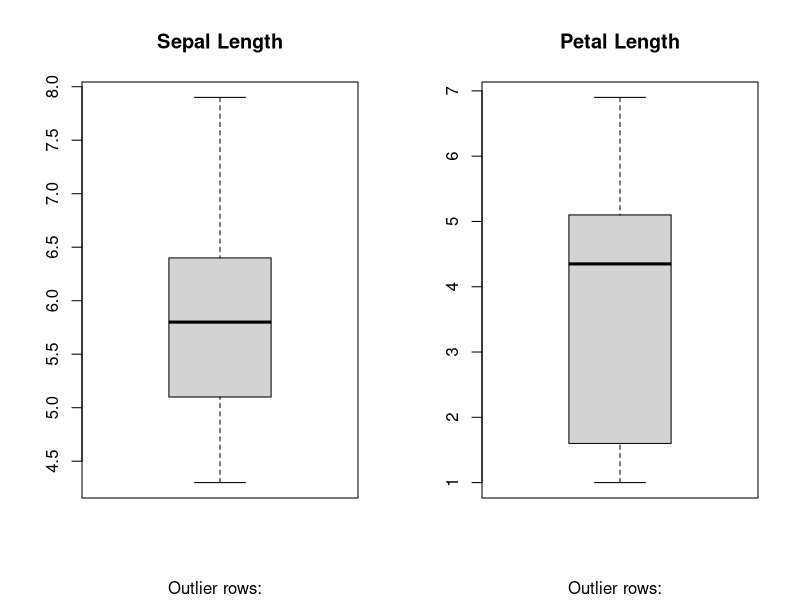
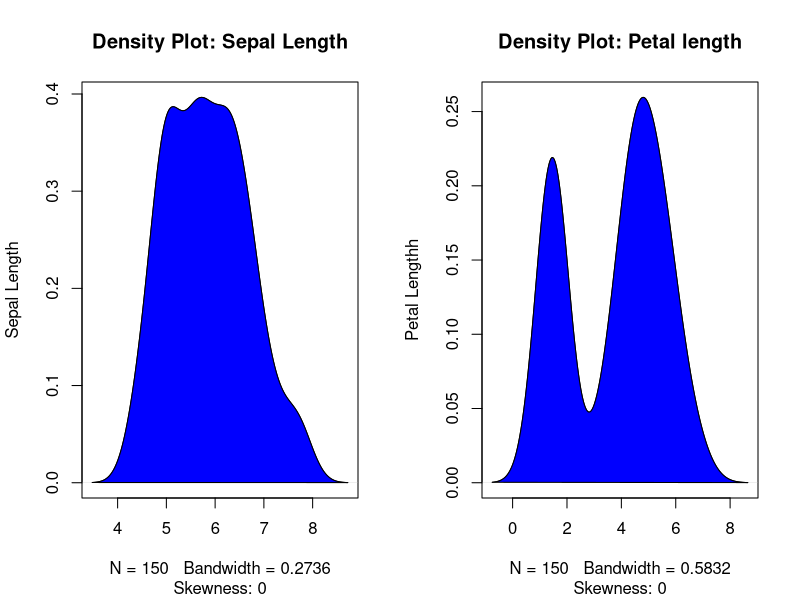
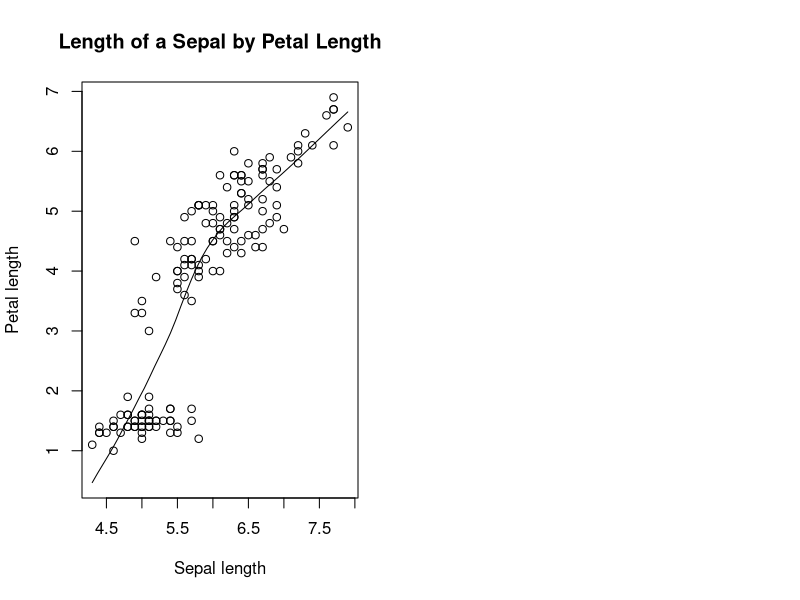
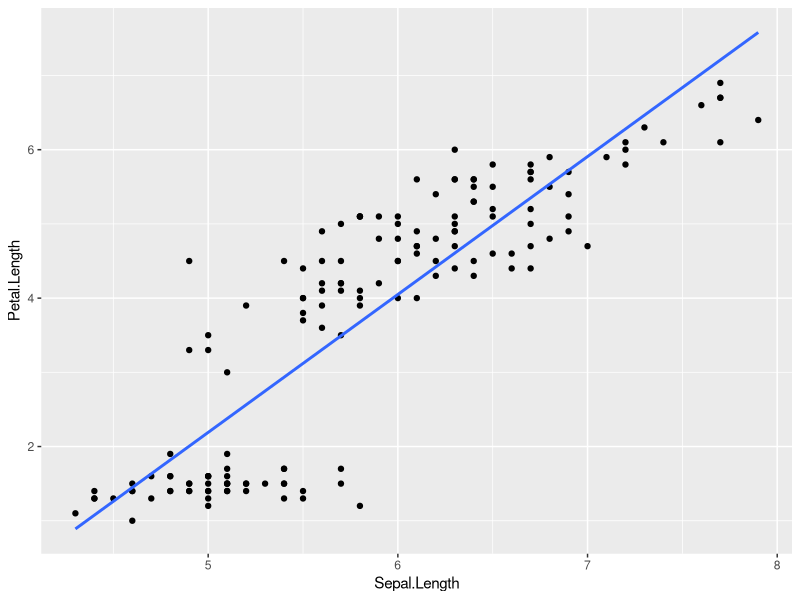

These charts were generated, in order, by the following R code: (Note: this script raises an error after producing the figures.)
## ---- chunk 1
data("iris")
head(iris)
nrow(iris)
## ---- chunk 2
par(mfrow=c(1,2)) #DIVIDE GRAPH IN TWO COLUMNS 

boxplot(iris$Sepal.Length, main = "Sepal Length", sub=paste("Outlier rows: ", 
  boxplot.stats(iris$Sepal.Length)$out))


boxplot(iris$Petal.Length, main = "Petal Length", sub=paste("Outlier rows: ", 
  boxplot.stats(iris$Petal.Length)$out))


library(e1071) #for skewness function 
par(mfrow=c(1,2)) #divide graph area into two columns 

plot(density(iris$Sepal.Length), main = "Density Plot: Sepal Length", 
     ylab = "Sepal Length", sub=paste("Skewness:", 
                                   round(e1071::skewness(iris$Sepal.Length))))

polygon(density(iris$Sepal.Length), col = "blue")

plot(density(iris$Petal.Length), main = "Density Plot: Petal length", 
     ylab = "Petal Lengthh", sub=paste("Skewness:", 
                                   round(e1071::skewness(iris$Petal.Length))))

polygon(density(iris$Petal.Length), col = "blue")
## ---- chunk 3
scatter.smooth(x=iris$Sepal.Length, y = iris$Petal.Length, main = "Length of a Sepal by Petal Length", xlab = "Sepal length", ylab = "Petal length")

cor(iris$Sepal.Length, iris$Petal.Length)

relation <- lm(formula = iris$Petal.Length~iris$Sepal.Length)
print(relation)
summary(relation)
## ---- chunk 4
set.seed(100)

trainindex <- sample(1:nrow(iris), 0.8*nrow(iris)) #training rows index 
traindata <- iris[trainindex,]

testdata <- iris[-trainindex,]

Petal.Lengthmd <- lm(Petal.Length~Sepal.Length, data = traindata)
Petal.Lengthpd <- predict(relation, testdata)

summary(Petal.Lengthmd)
## ---- chunk 5

actual_preds <- data.frame(cbind(actuals=testdata$Petal.Length,
                                 predicteds = Petal.Lengthpd)) #make the actuals_preds a data frame 

correlation_acc <- cor(actual_preds) ##correlation

###
correlation_acc
actual_preds

head(actual_preds)
## ---- chunk 6
##Min Max accuracy formula, tells how good of a prediction we have

min_max_acc <- mean(apply(actual_preds,1, min)/
                      apply(actual_preds,1, max))

min_max_acc
## ---- chunk 7
##Mean Absolute percentage error

mape <- mean(abs((actual_preds$predicteds - actual_preds$actuals))/actual_preds$actuals)

mape

## ---- chunk 8

library(caret)

ctrl <- trainControl(method = "cv", number =5)

model <- train(dist~speed, data =cars, method = "lm", trControl = ctrl)

print(model)

model$finalModel

model$resample
## ---- chunk 9
ggplot(iris, aes(x = Sepal.Length, y = Petal.Length)) +
     geom_point() +
     geom_smooth(method = "lm", se = FALSE)
## ---- chunk 10
iris %>%
  filter(!is.na(Sepal.Length)) %>%
  ggplot(aes(x = Sepal.Length, y = Petal.Length))+
  geom_point()+
  geom_smooth(method = "lm", se = F)
